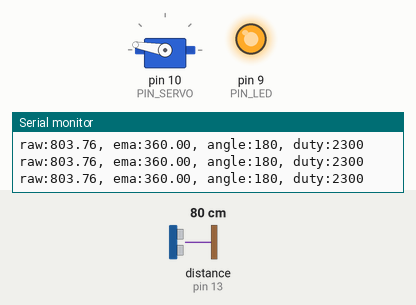
This sketch was run on a simulated Arduino Uno, built with avr-gcc and run on an emulated ATmega328P. On the bench: servo, output pins drawn as LEDs (lit = HIGH), the last lines printed to the serial monitor. Wiring (inferred from the names in the program): ultrasonic range finder: trigger pin 12; echo pin 13. The inputs (shaded band) are chosen by the test bench; at power-on: distance to the obstacle (sensor on pin 13) 80 cm. The echo pulse lasts 58.3 µs per cm; pins used as bus, display or sensor lines are not drawn.

Above: at 1.2 s.
1.3 s: distance to the obstacle (sensor on pin 13) set to 2 cm
At 2.7 s:
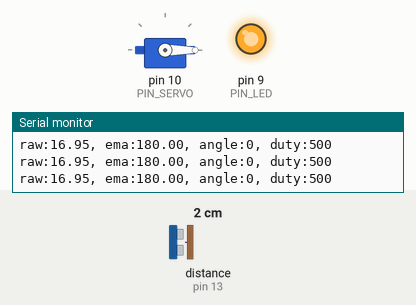
3.4 s: distance to the obstacle (sensor on pin 13) set to 35 cm
At 3.86 s:
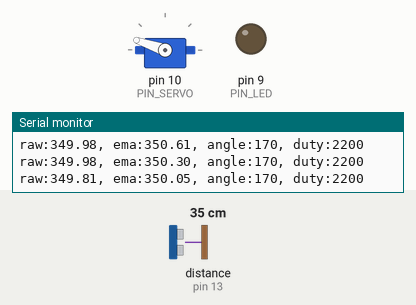
6.4 s: distance to the obstacle (sensor on pin 13) set to 60 cm
At 7.2 s:
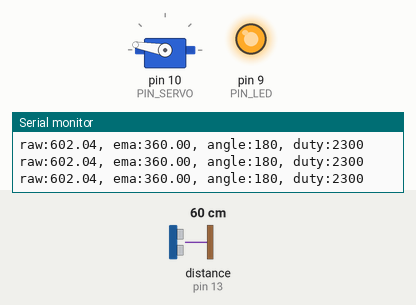
8.3 s: distance to the obstacle (sensor on pin 13) set to 4 cm
At 8.66 s:
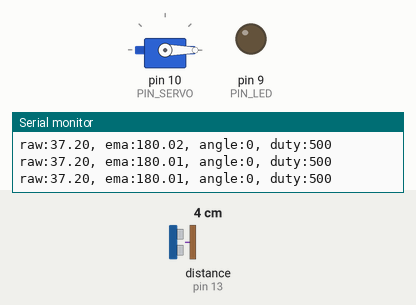
10.4 s: distance to the obstacle (sensor on pin 13) set to 120 cm
At 11.4 s:
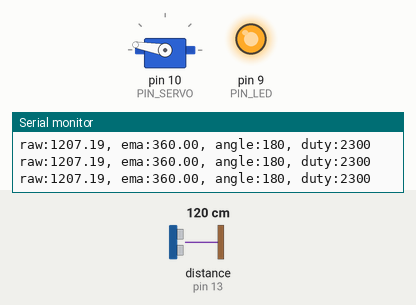
Timing chart, 0 to 13.4 s (numbered marks = the images above; inputs shaded):
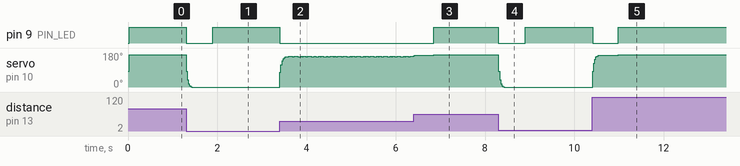

The sketch:

soft2_7_2.ino
```cpp
#include <Servo.h>

#define PIN_LED   9
#define PIN_TRIG  12
#define PIN_ECHO  13
#define PIN_SERVO 10

#define SND_VEL 346.0
#define INTERVAL 25
#define PULSE_DURATION 10
#define _DIST_MIN 180.0    // 18cm
#define _DIST_MAX 360.0    // 36cm
#define TIMEOUT ((INTERVAL / 2) * 1000.0)
#define SCALE (0.001 * 0.5 * SND_VEL)

#define _EMA_ALPHA 0.5

#define _DUTY_MIN  500     // 서보가 실제 0도에 근접하는 값
#define _DUTY_MAX  2300    // MG90S 최대 유효 값
#define _DUTY_NEU  ((_DUTY_MIN + _DUTY_MAX) / 2)

#define TARGET_LOW  _DIST_MIN  // LED 켜지는 거리 시작
#define TARGET_HIGH _DIST_MAX  // LED 켜지는 거리 끝

float dist_ema = _DIST_MAX;
float dist_prev = _DIST_MAX;
unsigned long last_sampling_time;

Servo myservo;

void setup() {
  pinMode(PIN_LED, OUTPUT);
  pinMode(PIN_TRIG, OUTPUT);
  pinMode(PIN_ECHO, INPUT);
  digitalWrite(PIN_TRIG, LOW);

  myservo.attach(PIN_SERVO);
  myservo.writeMicroseconds(_DUTY_NEU);

  Serial.begin(57600);
}

void loop() {
  if (millis() < last_sampling_time + INTERVAL) return;

  float dist_raw = USS_measure(PIN_TRIG, PIN_ECHO);
  float dist_filtered;

  if (dist_raw == 0.0 || dist_raw > _DIST_MAX) {
    dist_filtered = _DIST_MAX;
  } else if (dist_raw < _DIST_MIN) {
    dist_filtered = _DIST_MIN;
  } else {
    dist_filtered = dist_raw;
    dist_prev = dist_raw;
  }

  dist_ema = _EMA_ALPHA * dist_filtered + (1.0 - _EMA_ALPHA) * dist_ema;

  int angle;
  if (dist_ema <= _DIST_MIN) {
    angle = 0;
  } else if (dist_ema >= _DIST_MAX) {
    angle = 180;
  } else {
    angle = map((int)dist_ema, (int)_DIST_MIN, (int)_DIST_MAX, 0, 180);
  }

  int duty = map(angle, 0, 180, _DUTY_MIN, _DUTY_MAX);
  myservo.writeMicroseconds(duty);

  if (dist_ema > TARGET_LOW && dist_ema < TARGET_HIGH) {
    digitalWrite(PIN_LED, LOW);  // active-low: 켜짐
  } else {
    digitalWrite(PIN_LED, HIGH); // 꺼짐
  }

  Serial.print("raw:"); Serial.print(dist_raw);
  Serial.print(", ema:"); Serial.print(dist_ema);
  Serial.print(", angle:"); Serial.print(angle);
  Serial.print(", duty:"); Serial.println(duty);

  last_sampling_time += INTERVAL;
}

float USS_measure(int TRIG, int ECHO) {
  digitalWrite(TRIG, HIGH);
  delayMicroseconds(PULSE_DURATION);
  digitalWrite(TRIG, LOW);
  return pulseIn(ECHO, HIGH, TIMEOUT) * SCALE;
}
```

Measured:
- after the input at 1.3 s, pin 9 (PIN_LED): HIGH → LOW at once, → HIGH 0.60 s later; servo on pin 10 (PIN_SERVO): 170° → 0° at once
- after the input at 3.4 s, pin 9 (PIN_LED): HIGH → LOW at once
- after the input at 6.4 s, pin 9 (PIN_LED): LOW → HIGH after 0.45 s
- after the input at 8.3 s, pin 9 (PIN_LED): HIGH → LOW at once, → HIGH 0.60 s later; servo on pin 10 (PIN_SERVO): 170° → 0° at once
- after the input at 10.4 s, pin 9 (PIN_LED): HIGH → LOW at once, → HIGH 0.57 s later; servo on pin 10 (PIN_SERVO): moves from 0° to 170° over 0.57 s, starting at once
